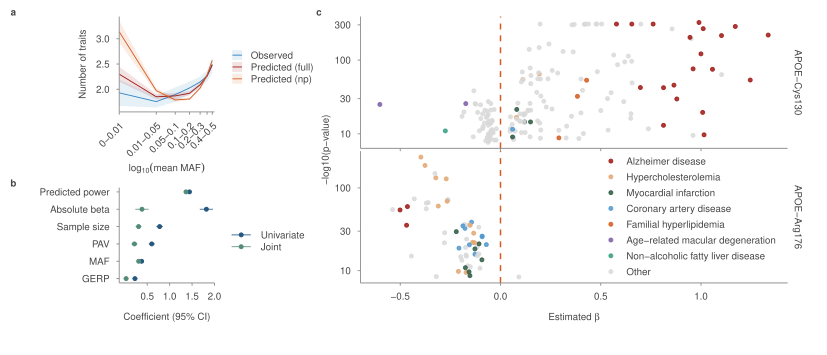

The script that saved this image:

suppressPackageStartupMessages({
    library(ggplot2)
    library(dplyr)
    library(readr)
    library(tidyr)
})

text_colour <- "#434343"
grid_colour <- "#ececec"
axis_colour <- "#8a8a8a"
legend_text_size <- 7

# --- Styling copied from `figure_2/Figure_2.R` / `R_scripts/variant_pleiotropy_plot.R` ---
base_theme <- theme_minimal() +
    theme(
        text = element_text(face = "plain", color = text_colour, size = 7),
        axis.title = element_text(size = 7, face = "plain", color = text_colour),
        axis.text = element_text(size = 7, face = "plain", color = text_colour),
        axis.ticks = element_line(color = axis_colour, linewidth = 0.3),
        axis.ticks.length = unit(2, "pt"),
        panel.background = element_blank(),
        panel.grid.major = element_blank(),
        panel.grid.major.x = element_blank(),
        panel.grid.major.y = element_blank(),
        panel.grid.minor = element_blank(),
        panel.border = element_blank(),
        axis.line = element_line(color = axis_colour, linewidth = 0.3),
        legend.position = "bottom",
        legend.title = element_blank(),
        legend.text = element_text(face = "plain", color = text_colour, size = legend_text_size),
        legend.key = element_rect(fill = "white", colour = NA),
        legend.background = element_rect(fill = "white", colour = NA),
        plot.title = element_text(size = 7, face = "plain", color = text_colour),
        plot.tag = element_text(face = "bold", size = 7, colour = text_colour)
    )

tag_theme <- function(x = 0) {
    theme(plot.tag.position = c(x, 1))
}

all_text_8_theme <- function() {
    theme(
        text = element_text(size = 7),
        plot.title = element_text(size = 7),
        axis.title = element_text(size = 7),
        axis.text = element_text(size = 7),
        legend.text = element_text(size = legend_text_size),
        legend.title = element_text(size = legend_text_size),
        plot.tag = element_text(size = 7, face = "bold")
    )
}

gap_theme <- function(pt = 5) {
    theme(plot.margin = margin(pt, pt, pt, pt, unit = "pt"))
}

legend_tight_theme <- function() {
    theme(
        legend.box.spacing = grid::unit(0, "pt"),
        legend.margin = margin(t = 4, r = 0, b = 0, l = 0, unit = "pt"),
        legend.box.margin = margin(t = 4, r = 0, b = 0, l = 0, unit = "pt")
    )
}

pal_model_type <- c(
    Univariate = "#245780",
    Joint = "#528B78"
)

# NOTE: user-updated palette (keep as-is)
pal_series <- c(
    "Observed" = "#3583C0",
    "Predicted (full)" = "#A01813",
    "Predicted (np)" = "#D65A1F"
)


get_script_path <- function() {
    ofile <- tryCatch(sys.frame(1)$ofile, error = function(e) NULL)
    if (!is.null(ofile) && nzchar(ofile)) {
        return(ofile)
    }

    args <- commandArgs(trailingOnly = FALSE)
    file_arg <- grep("^--file=", args, value = TRUE)
    if (length(file_arg) == 1) {
        return(sub("^--file=", "", file_arg))
    }

    ""
}

# Helper function to capitalize first letter
capitalize_first <- function(x) {
    paste0(toupper(substring(x, 1, 1)), substring(x, 2))
}

# -----------------------------
# Resolve paths
# -----------------------------
# Run from the repository root: tools/run_r.sh chapters/04-figures-main/figure_3/figure_3.R
data_dir <- "data/intermediate_files_refactor"
figure_3_dir <- "chapters/04-figures-main/figure_3"

plot_a_path <- file.path(data_dir, "plot_a.csv")
plot_b_path <- file.path(data_dir, "plot_b.csv")
pleio_1_csv <- file.path(data_dir, "variant_pleiotropy_data_exploded.csv")
pleio_2_csv <- file.path(data_dir, "variant_pleiotropy_data_exploded_2.csv")
for (path in c(plot_a_path, plot_b_path, pleio_1_csv, pleio_2_csv)) {
    if (!file.exists(path)) stop("Missing input: ", path)
}

df_a <- readr::read_csv(plot_a_path, show_col_types = FALSE)
df_b <- readr::read_csv(plot_b_path, show_col_types = FALSE)

is_plot_a_schema <- function(df) {
    required <- c("model_type", "coefficient", "ci_lower", "ci_upper", "y_numerical")
    all(required %in% names(df))
}

is_plot_b_schema <- function(df) {
    required <- c("maxMAF_bin")
    has_required <- all(required %in% names(df))
    has_some_series <- any(grepl("^(observed|predicted_.*)_(mean|sem)$", names(df)))
    has_required && has_some_series
}

# If the two input files are swapped, detect by schema and swap internally.
if (is_plot_b_schema(df_a) && is_plot_a_schema(df_b)) {
    message("Detected that plot_a_path contains Plot b schema and plot_b_path contains Plot a schema. Swapping inputs internally.")
    tmp <- df_a
    df_a <- df_b
    df_b <- tmp
} else if (!is_plot_a_schema(df_a)) {
    stop(
        "Plot a input does not match expected schema. Missing columns: ",
        paste(setdiff(c("model_type", "coefficient", "ci_lower", "ci_upper", "y_numerical"), names(df_a)), collapse = ", "),
        "\nInput file: ", plot_a_path
    )
} else if (!is_plot_b_schema(df_b)) {
    stop(
        "Plot b input does not match expected schema. Expected `maxMAF_bin` and *_mean/*_sem columns.\n",
        "Input file: ", plot_b_path
    )
}

# -----------------------------
# Plot a (forest-style)
# -----------------------------
df_a_plot <- df_a %>%
    mutate(
        model_type = dplyr::recode(as.character(model_type), Multi = "Joint", .default = as.character(model_type)),
        model_type = factor(model_type, levels = c("Univariate", "Joint"))
    )

# Sort covariates by mean absolute OR across model types; highest mean |OR| at top
covariate_rank <- df_a_plot %>%
    group_by(y_numerical) %>%
    summarise(mean_abs_coef = mean(abs(coefficient)), .groups = "drop") %>%
    arrange(mean_abs_coef) %>%
    mutate(y_plot = row_number())

df_a_plot <- df_a_plot %>%
    select(-any_of("y_plot")) %>%
    left_join(covariate_rank %>% select(y_numerical, y_plot), by = "y_numerical")

y_breaks <- df_a_plot %>%
    distinct(y_plot, covariate_label) %>%
    arrange(y_plot)

p_a <- ggplot(df_a_plot, aes(
    x = coefficient,
    y = y_plot,
    colour = model_type
)) +
    geom_errorbar(
        aes(xmin = ci_lower, xmax = ci_upper),
        orientation = "y",
        width = 0,
        linewidth = 0.3,
        alpha = 0.9
    ) +
    geom_point(size = 1, alpha = 1) +
    scale_colour_manual(values = pal_model_type, name = NULL) +
    scale_x_continuous(breaks = c(0.5, 1.0, 1.5, 2.0), limits = c(NA, 2.0), expand = expansion(mult = c(0.05, 0))) +
    scale_y_continuous(
        breaks = y_breaks$y_plot,
        labels = y_breaks$covariate_label
    ) +
    labs(
        tag = "b",
        x = "Coefficient (95% CI)",
        y = NULL
    ) +
    base_theme +
    all_text_8_theme() +
    theme(plot.tag.position = "topleft") +
    gap_theme(2) +
    legend_tight_theme() +
    theme(
        panel.grid.major.y = element_blank(),
        panel.grid.major.x = element_blank(),
        legend.position = "right",
        legend.spacing.y = unit(0, "pt"),
        legend.key.height = unit(0.3, "cm"),
        axis.title.x = element_text(margin = margin(t = 8)),
        aspect.ratio = 1
    )

# -----------------------------
# Plot b (binned observed vs predicted, 95% CI)
# -----------------------------
maf_levels <- c("0-0.01", "0.01-0.05", "0.05-0.1", "0.1-0.2", "0.2-0.3", "0.3-0.4", "0.4-0.5")

# Use bin midpoints for x (log scale); extract lower bound for compatibility
maf_lower <- as.numeric(sub("-.*", "", maf_levels))
maf_upper <- as.numeric(sub(".*-", "", maf_levels))
maf_midpoints <- (maf_lower + maf_upper) / 2
maf_bin_to_x <- setNames(maf_midpoints, maf_levels)
# Remove label for 0.3-0.4 (tick kept)
maf_labels <- ifelse(maf_levels == "0.3-0.4", "", maf_levels)

df_b_long <- df_b %>%
    mutate(maxMAF_bin = as.character(maxMAF_bin)) %>%
    pivot_longer(
        cols = -maxMAF_bin,
        names_to = c("series", "stat"),
        names_pattern = "^(.*)_(mean|sem)$",
        values_to = "value"
    ) %>%
    pivot_wider(names_from = stat, values_from = value) %>%
    mutate(
        ci = sem * 1.96,
        maf_x = maf_bin_to_x[maxMAF_bin],
        series = dplyr::recode(series,
            observed = "Observed",
            predicted_full = "Predicted (full)",
            predicted_no_power = "Predicted (np)"
        ),
        series = factor(series, levels = c(
            "Observed",
            "Predicted (full)",
            "Predicted (np)"
        ))
    )

p_b <- ggplot(df_b_long, aes(
    x = maf_x,
    y = mean,
    colour = series,
    fill = series,
    group = series
)) +
    geom_ribbon(aes(ymin = mean - ci, ymax = mean + ci), alpha = 0.12, colour = NA, na.rm = TRUE) +
    geom_line(linewidth = 0.3) +
    scale_colour_manual(values = pal_series, name = NULL) +
    scale_fill_manual(values = pal_series, name = NULL) +
    scale_x_log10(breaks = maf_midpoints, labels = maf_labels, expand = c(0, 0)) +
    coord_cartesian(xlim = c(min(maf_midpoints), 0.5)) +
    labs(
        tag = "a",
        x = expression(log[10](mean~MAF)),
        y = "Number of traits"
    ) +
    base_theme +
    all_text_8_theme() +
    gap_theme(12) +
    legend_tight_theme() +
    theme(
        axis.text.x = element_text(angle = 45, hjust = 1),
        axis.title.y = element_text(margin = margin(t = 0, r = 6, b = 0, l = 0)),
        plot.margin = margin(t = 0, r = 0, b = 0, l = 0),
        plot.tag.position = "topleft",
        legend.position = "right",
        legend.text = element_text(size = legend_text_size),
        legend.key.size = unit(0.3, "cm"),
        legend.key.width = unit(0.3, "cm"),
        legend.box.margin = margin(l = 8),
        aspect.ratio = 1
    )

# -----------------------------
# Panel c: faceted variant pleiotropy scatter plot
# -----------------------------
message("Reading pleiotropy data from: ", pleio_1_csv)
message("Reading pleiotropy data from: ", pleio_2_csv)

df_pleio_1 <- readr::read_csv(pleio_1_csv, show_col_types = FALSE)
df_pleio_2 <- readr::read_csv(pleio_2_csv, show_col_types = FALSE)

# Combine both datasets with variant labels as faceting variable
df_combined <- bind_rows(
    df_pleio_1 %>% mutate(variant = "APOE-Cys130"),
    df_pleio_2 %>% mutate(variant = "APOE-Arg176")
) %>%
    # The contributing credible sets: those of studies mapped to exactly one disease term, which are
    # the ones lead_vPS and the directional concordance are computed over.
    filter(contributing) %>%
    # The harmonised effect-allele beta, not the minor-allele conversion: the minor-allele flip is
    # keyed on the alternate-allele frequency in each study's own major LD population, so it
    # reverses between studies of different ancestry.
    mutate(estimatedBeta = harmonisedEstimatedBeta) %>%
    mutate(
        diseaseNames = trimws(as.character(diseaseNames)),
        diseaseNames = gsub("^\\['|'\\]$", "", diseaseNames),
        diseaseNames = gsub("^\\[|\\]$", "", diseaseNames),
        diseaseNames = trimws(diseaseNames),
        variant = factor(variant, levels = c("APOE-Cys130", "APOE-Arg176"))
    )

# Count points per disease across both variants
disease_counts <- df_combined %>%
    count(diseaseNames, name = "n_points") %>%
    arrange(desc(n_points))

# Diseases highlighted in the manuscript (always included regardless of point count)
manuscript_diseases <- c(
    "familial hyperlipidemia",
    "age-related macular degeneration",
    "non-alcoholic fatty liver disease"
)
manuscript_diseases <- manuscript_diseases[manuscript_diseases %in% df_combined$diseaseNames]

# Fill remaining slots (up to 7 total) with top diseases by point count,
# dropping the lowest-count ones to make room for manuscript_diseases
n_auto <- 7L - length(manuscript_diseases)
top_auto <- disease_counts %>%
    filter(!diseaseNames %in% manuscript_diseases) %>%
    slice_head(n = n_auto) %>%
    pull(diseaseNames)

top_diseases <- c(top_auto, manuscript_diseases)

# Capitalize disease names for legend
top_diseases_capitalized <- capitalize_first(top_diseases)

# Original 7-color palette for disease categories + Other
disease_palette <- c("#A01813", "#E3A772", "#2E5943", "#4F97CF", "#D65A1F", "#C9A020", "#359e80")
disease_colors <- c(
    setNames(disease_palette[seq_along(top_diseases)], top_diseases),
    Other = "#d9d9d9"
)
disease_colors["age-related macular degeneration"] <- "#7B5EA7"

# Create labels for legend (capitalized)
disease_labels <- c(
    setNames(top_diseases_capitalized, top_diseases),
    Other = "Other"
)

# Assign disease group (top 7 or Other)
df_combined <- df_combined %>%
    mutate(
        diseaseGroup = if_else(diseaseNames %in% top_diseases, diseaseNames, "Other"),
        diseaseGroup = factor(diseaseGroup, levels = c(top_diseases, "Other"))
    )

# Create faceted scatter plot
p_c <- ggplot(df_combined, aes(
    x = estimatedBeta, y = neg_log10_p,
    colour = diseaseGroup
)) +
    geom_vline(xintercept = 0, colour = "#D65A1F", linetype = "dashed") +
    geom_point(size = 1, alpha = 0.85) +
    facet_grid(variant ~ ., scales = "free_y", axes = "all_x", axis.labels = "margins") +
    scale_colour_manual(
        values = disease_colors,
        breaks = c(top_diseases, "Other"),
        labels = disease_labels,
        name = NULL
    ) +
    scale_y_log10() +
    labs(
        tag = "c",
        x = expression("Estimated " * beta),
        y = "-log10(p-value)"
    ) +
    base_theme +
    all_text_8_theme() +
    theme(plot.margin = margin(0, 8, 0, 0, unit = "pt")) +
    theme(
        legend.position = c(0.55, 0.25),
        legend.justification = c(0, 0.5),
        legend.background = element_rect(fill = NA, colour = NA),
        legend.box.background = element_rect(fill = NA, colour = NA),
        legend.key = element_rect(fill = NA, colour = NA),
        legend.key.size = unit(0.4, "cm"),
        legend.key.width = unit(0.4, "cm"),
        legend.text = element_text(size = legend_text_size, color = text_colour),
        legend.spacing.y = unit(0.01, "cm"),
        plot.tag = element_text(face = "bold", size = 7, colour = text_colour),
        plot.tag.position = "topleft",
        axis.title.x = element_text(margin = margin(t = 8)),
        strip.text.y = element_text(size = 7, color = text_colour, angle = 270),
        strip.placement = "outside",
        panel.spacing.y = unit(0, "cm"),
        panel.border = element_blank()
    )

# -----------------------------
# Combine and save
# -----------------------------
out_path <- file.path(figure_3_dir, "figure_3.pdf")

if (!requireNamespace("patchwork", quietly = TRUE)) {
    stop("Please install 'patchwork' to combine the plots into a grid.")
}
suppressPackageStartupMessages(library(patchwork))

# Grid design: A (top-left), B (bottom-left), C spans full right column
# Patchwork aligns panels in the same row, so B and C bottom share baseline
design <- "
AC
BC
"
combined <- p_b + p_a + p_c +
    plot_layout(design = design, widths = c(1, 4), heights = c(1, 1))

# Save at A4 portrait width
aspect_ratio <- 3 / 7
a4_portrait_width_in <- 8.27
ggsave(out_path, combined, width = a4_portrait_width_in, height = a4_portrait_width_in * aspect_ratio, units = "in", dpi = 300, bg = "white")
message("Saved: ", out_path)
